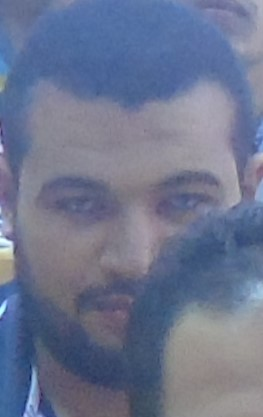
%> input picture DataSet/training_base/faces/Ahmed El-Ebs_1.jpg, 263 x 417 px; its folder holds only this picture in this run
$ octave --eval "result = IntializeDataSet;"   (GNU Octave 9; MATLAB toolbox functions it lacks are replaced by stand-ins)
%> lines starting %> are read from the running program, lines starting %| are printed output that depends on the picture
### Km_Feature_Extraction/km_hog_feature.m
function [ feature_vector ] = km_hog_feature(img , debug,option)
% calcualte the Histogram of Oriented Gradiant to the Image
% it is automatically detedt the type of Image
% Img :: Is The Target Image File
% debug :: if you want to see the Histogram

%Constant variable Used in The Algorithm ::
ang= 180;
cell_size = 8;
block_size = 2;
%Preprocessing Steps
img_window = im2double(img);

% Indicate The Size of the Image if Greater Than 36 resize It
[rows ,cols, ch] = size(img_window);
if rows > 36
    img_window = imresize(img_window,[36 36]);
end

%KM_HOG_FEATURE is Hog Feature Extractor for colored Images Implemented By : Khairy Mohammed @ Copy Right 2016 FCIS
%***********************************************************************************************************************
%   Algorithms Steps source : Dr.Ehab Eisa Lectures Slides [adapted from Navneed Dalal paper]
%   Start The Extraction Main Steps ::
%   Step1 :: Gama Compression
%            Goal : Reduce Effect of strongly gradiant overly
%            Action : replace each pixel color/density by its square root
%   =======> Increase Performance
%  ========= Apply Gamma =============


img_window = sqrt(img_window);
%imshow(img_window);


%************************************************************************************************************************
%   Step2 :: Gradiant Computation
%            Goal : Compute gradiant on all chanels and take the strongest one
%            Action: Extract The Gradiant by apply 1D centered point discreate drivative
%                    Mask ,,, But It Require filtering the grayscale of the three channel
% ===== Applying The Filter =======

 if(ch == 3 )  % in the case of coloured Images
     [IRX,IRY]=Km_Filter(img_window(:,:,1),3);
     [IGX,IGY]=Km_Filter(img_window(:,:,2),3);
     [IBX,IBY]=Km_Filter(img_window(:,:,3),3);
     Gx = max(max(IRX,IGX),IBX);
     Gy = max(max(IRY,IGY),IBY);
     %R=[IRX,IRY];G =[IGX,IGY];B=[IBX,IBY];
     %show the Image after apply Filters
     %km_RGB_Show(R,G,B,true);

 else    %in the case of bw Images
     [Gx,Gy] = Km_Filter(img_window,0);
 end
%Calculate the Gradiant Of the stronggest channel
gradiant_magnitude=sqrt(Gy.^2+Gx.^2);
%Show the Image after apply the Gradiant on the three Channels
%imshow(gradiant_magnitude);

%   Step3 :: Spatial and Orientation Binnings
%            using atan2 return value between (-pi,pi] this result in
%            raduis so we will transform it to degree , the range of the
%            Output is between (-180,180]

orient_ang =atan2(Gx,Gy)*180/pi;
%imshow(orient_ang);

%use the Gaussian spatial weighting to calculate the Magnitude of each
%Point to use it in voting after that
spatial = fspecial('gaussian', [cell_size cell_size], cell_size);
gradiant_magnitude=imfilter(gradiant_magnitude,spatial);
%imshow(gradiant_magnitude);

[npixels_H , npixels_V] = size(orient_ang);
num_cells_H =floor(npixels_H/cell_size);
num_cells_V = floor(npixels_V/cell_size);
orientation_bin = zeros(num_cells_H,num_cells_V,ang/block_size);


%start the defination of cells and blocks Overlapping
for h=1 : num_cells_H
    for v=1 : num_cells_V
        for b=1 : ang/block_size
            % overlapping The cell and Block by define the boundry each
            % time
            start_H = (h-1)*cell_size +1;
            end_H = h *cell_size;
            start_V = (v-1)*cell_size +1;
            end_V = v * cell_size;
            cell = zeros(end_H -start_H +1 ,end_V -start_V+1);

            %start processing the current cell
            for c_H=start_H :end_H
                for c_V=start_V :end_V
                    if((orient_ang(c_H,c_V)>=(b-1)*block_size+1)&& (orient_ang(c_H,c_V)< b*block_size))
                        cell(c_H-start_H+1,c_V-start_V+1) = 1;
                    end

                    if(b > 1)
                        if((orient_ang(c_H,c_V)>=(b-2)*block_size+1+block_size/2)&& (orient_ang(c_H,c_V)< (b-1)*block_size))
                            cell(c_H-start_H+1,c_V-start_V+1) = 1 - abs (orient_ang(c_H,c_V) - (b*block_size - block_size/2))/block_size;
                        end
                    end

                    if(b<ang/block_size)
                         if((orient_ang(c_H,c_V)>=(b)*block_size+1)&& (orient_ang(c_H,c_V)< (b+1)*block_size- block_size/2))
                            cell(c_H-start_H+1,c_V-start_V+1) = 1 - abs (orient_ang(c_H,c_V) - (b*block_size - block_size/2))/block_size;
                        end
                    end

                end
            end
            %feature_vector = size(cell);
            % calculate the hist (Magnitude of the Point * Orientaion ) and
            % add it to the Orientaion bin
            %the final result is the som os the som of the dot product of
            %the Cell in the strongest gradiant magnitude in the image
            orientation_bin(h,v,b) = sum(sum(cell .* gradiant_magnitude(start_H:end_H,start_V:end_V)));
        end

        if(debug == 1)
           subplot(num_cells_H,num_cells_V, (h-1)*num_cells_V+v);
           vector= permute(orientation_bin(h,v,:),[3,2,1]);
           bar(vector);
           set(gca,'xtick',[],'ytick',[]);
        end
    end
end
% Start The Normaliztion Process Of Feature and Grouping Them In Blocks

cellInBlock=4;
blockNumI=num_cells_H-1;
blockNumJ=num_cells_V-1;

orient_bin_Block=zeros(blockNumI,blockNumJ,cellInBlock*ang/block_size);
for blockI=1:blockNumI
    for blockJ=1:blockNumJ
        %create Block
        blockVector=zeros(1,cellInBlock*ang/block_size);
        for i=1:2
            for j=1:2
                cellI=(blockI-1)+i;
                cellJ=(blockJ-1)+j;
                vector=permute(orientation_bin(cellI,cellJ,:),[3,2,1]);
                cellNumInBlock=((i-1)*2+j);
                blockVector((cellNumInBlock-1)*(ang/block_size)+1:(cellNumInBlock)*(ang/block_size))=vector;
            end
        end
        %L2%%-Hys
        normBlockVector=blockVector ./ sum(blockVector);
        normBlockVector(normBlockVector(:)>0.2)=0.2;
        normBlockVector=normBlockVector ./ sum(normBlockVector);
        orient_bin_Block(blockI,blockJ,:)=normBlockVector;
    end
end

if(strcmp('matrix',option))
feature_vector=orient_bin_Block;
else
    feature_vector=zeros(1,size(orient_bin_Block,1)*size(orient_bin_Block,2)*size(orient_bin_Block,3));
    for i=1:size(orient_bin_Block,1)
        for j=1:size(orient_bin_Block,2)
            for k=1:size(orient_bin_Block,3)

            feature_vector((i-1)*size(orient_bin_Block,2)*size(orient_bin_Block,3)+(j-1)*size(orient_bin_Block,3)+k)=orient_bin_Block(i,j,k);
            end
        end

    end
end
feature_vector=orient_bin_Block;
end

### Km_Feature_Extraction/Km_Filter.m
function [Fx,Fy] = Km_Filter( img_channel , n_channels )
%KM_GRADIANT Summary of this function goes here
% simple finite differen filter to each dimention of the image
%correctig gradient on edges
% if  n_channels ~= 0
%     img_channel =imadjust(img_channel);  %  increases the contrast of the image
% end
[hcol,hrow]=size(img_channel);
temp= ones(hcol+2,hrow+2);
temp(2:1+hcol,2:1+hrow)=img_channel(:,:);

Fx=filter2([1;0;-1],temp);
Fx=Fx(3:hcol,3:hrow);
Fy=filter2([1;0;-1]',temp);
Fy=Fy(3:hcol,3:hrow);

end

### IntializeDataSet.m
function [ InputDataSet ] = IntializeDataSet( )
%INTIALIZEDATASET Initialize thefeature frome the date set and load them
%into a matrix
%   Extract the Feature from the Images

face_folder = 'DataSet/training_base/faces/';
non_face_folder = 'DataSet/training_base/non_faces/';
if exist('InputDataSet.mat','file')
    load InputDataSet;
else
    InputDataSet = cell (3,zeros());
end
%extract the feature from the faces classes
image_files = dir(fullfile(strcat(face_folder ,'*.jpg')) );
num_images = length(image_files);
for k =1:num_images
    string = [face_folder,image_files(k,1).name];
    image = imread(strcat(face_folder,image_files(k,1).name));
%> image is the input picture: size 417x263x3 uint8; mean R, G, B 108.5, 117.1, 143.2
    features = km_hog_feature(image,0,'matrix');
%> in km_hog_feature, `img_window = sqrt(img_window);`:
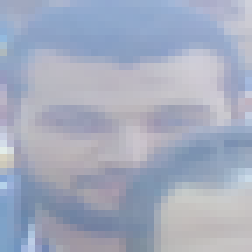
%> img_window: size 36x36x3 double (shown 7 times larger); mean R, G, B 0.645, 0.674, 0.747
%> call 3 of Km_Filter, with n_channels = 3
%> in Km_Filter (call 3), `temp(2:1+hcol,2:1+hrow)=img_channel(:,:);`:
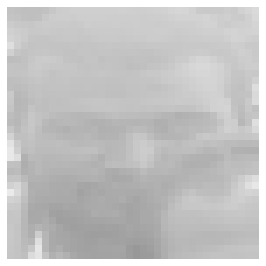
%> temp: size 38x38 double (shown 7 times larger); min 0.596, max 1, mean 0.773
%> in Km_Filter (call 3), `Fx=Fx(3:hcol,3:hrow);`:
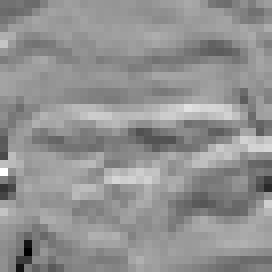
%> Fx: size 34x34 double (shown 8 times larger); min -0.165, max 0.133, mean 0.00587; drawn with min black and max white
%> in Km_Filter (call 3), `Fy=Fy(3:hcol,3:hrow);`:
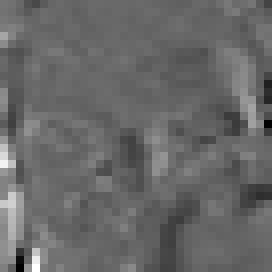
%> Fy: size 34x34 double (shown 8 times larger); min -0.162, max 0.234, mean -0.000306; drawn with min black and max white
%> in km_hog_feature, `Gx = max(max(IRX,IGX),IBX);`:
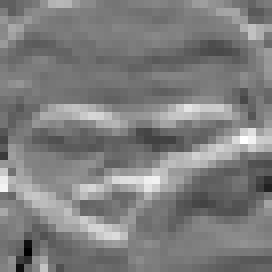
%> Gx: size 34x34 double (shown 8 times larger); min -0.165, max 0.213, mean 0.0232; drawn with min black and max white
%> in km_hog_feature, `orient_ang =atan2(Gx,Gy)*180/pi;`:
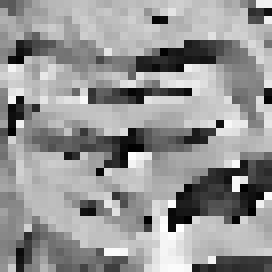
%> orient_ang: size 34x34 double (shown 8 times larger); min -178.6, max 179.9, mean 32.6; drawn with min black and max white
%> in km_hog_feature, `gradiant_magnitude=imfilter(gradiant_magnitude,spatial);`:
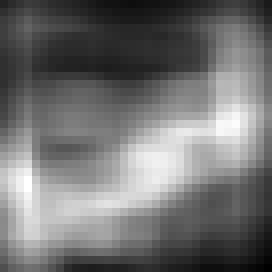
%> gradiant_magnitude: size 34x34 double (shown 8 times larger); min 0.00684, max 0.0918, mean 0.0447; drawn with min black and max white
%> after the loop in km_hog_feature, `for h=1 : num_cells_H`: cell = [0 0 0 0 0 0 0 0; 0 0 0 0 0 0 0 0; 0 0 0 0 0 0 0 0; 0 0 0 0 0 0 0 0; 0 0 0 0 0 0 0 0; 0 0 0 0 0 0 0 0; 0 0 0 0 0 0 0 0; 0 0 0 0 0 0 0 0]
%> after the loop in km_hog_feature, `for blockI=1:blockNumI`: blockVector = 360 values, max 0.169 at index 40, min 0 at index 1, mean 0.0117; normBlockVector = 360 values, max 0.0401 at index 40, min 0 at index 1, mean 0.00278
%> `result = IntializeDataSet;`: result = 87 items
    InputDataSet {1,k} = string;
    InputDataSet {2,k} = 1;
    InputDataSet {3,k} = features;
    fprintf(strcat( image_files(k,1).name,'\n'));
end

%extract the feature from the non-faces classes
image_files = dir(fullfile(strcat(non_face_folder,'*.jpg')) );
num_images = length(image_files);
for k=1:num_images
    string = [non_face_folder,image_files(k,1).name];
    image = imread(strcat(non_face_folder,image_files(k,1).name));
    features = km_hog_feature(image,0,'matrix');
    InputDataSet  {1,k}= string;
    InputDataSet  {2,k} = 0;
    InputDataSet  {3,k} = features;
    fprintf(strcat( image_files(k,1).name,'\n'));
end
save InputDataSet InputDataSet;
end
